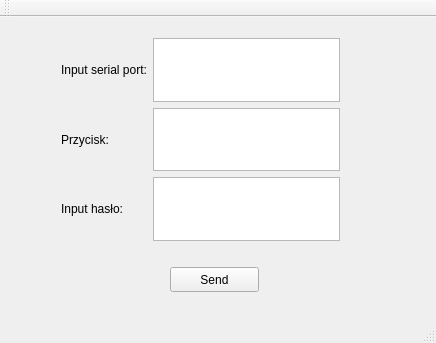
<?xml version="1.0" encoding="UTF-8"?>
<ui version="4.0">
 <class>MainWindow</class>
 <widget class="QMainWindow" name="MainWindow">
  <property name="geometry">
   <rect>
    <x>0</x>
    <y>0</y>
    <width>436</width>
    <height>343</height>
   </rect>
  </property>
  <property name="windowTitle">
   <string>MainWindow</string>
  </property>
  <widget class="QWidget" name="centralWidget">
   <widget class="QWidget" name="gridLayoutWidget">
    <property name="geometry">
     <rect>
      <x>50</x>
      <y>10</y>
      <width>301</width>
      <height>224</height>
     </rect>
    </property>
    <layout class="QGridLayout" name="gridLayout">
     <item row="3" column="0">
      <widget class="QLabel" name="passwordLabel">
       <property name="text">
        <string>Input hasło:</string>
       </property>
      </widget>
     </item>
     <item row="3" column="1">
      <widget class="QTextEdit" name="passwordEdit"/>
     </item>
     <item row="2" column="0">
      <widget class="QLabel" name="przyciskLabel">
       <property name="text">
        <string>Przycisk:</string>
       </property>
      </widget>
     </item>
     <item row="2" column="1">
      <widget class="QTextEdit" name="buttonEdit"/>
     </item>
     <item row="0" column="0">
      <widget class="QLabel" name="inSerialPortLabel">
       <property name="text">
        <string>Input serial port:</string>
       </property>
      </widget>
     </item>
     <item row="0" column="1">
      <widget class="QTextEdit" name="serialEdit"/>
     </item>
    </layout>
   </widget>
   <widget class="QPushButton" name="sendButton">
    <property name="geometry">
     <rect>
      <x>170</x>
      <y>250</y>
      <width>89</width>
      <height>25</height>
     </rect>
    </property>
    <property name="text">
     <string>Send</string>
    </property>
   </widget>
  </widget>
  <widget class="QMenuBar" name="menuBar">
   <property name="geometry">
    <rect>
     <x>0</x>
     <y>0</y>
     <width>436</width>
     <height>22</height>
    </rect>
   </property>
  </widget>
  <widget class="QToolBar" name="mainToolBar">
   <attribute name="toolBarArea">
    <enum>TopToolBarArea</enum>
   </attribute>
   <attribute name="toolBarBreak">
    <bool>false</bool>
   </attribute>
  </widget>
  <widget class="QStatusBar" name="statusBar"/>
 </widget>
 <layoutdefault spacing="6" margin="11"/>
 <resources/>
 <connections/>
</ui>
